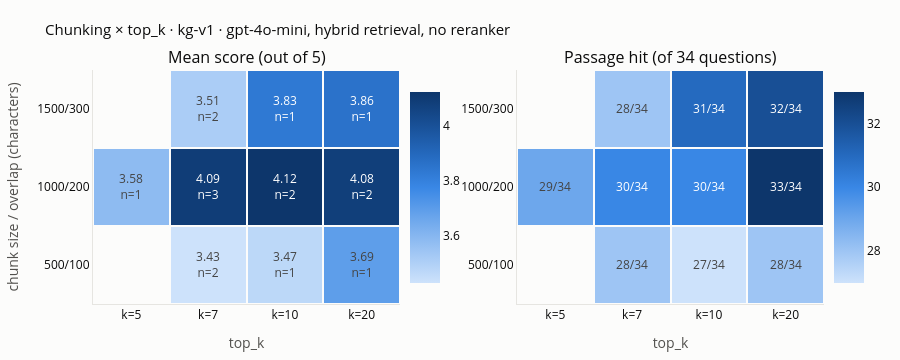

Notebook cell for this chart:
### Markdown cell above
### Chunking × top_k

Only kg-v1 varied the chunking and `top_k`, so this uses kg-v1 (gpt-4o-mini, no reranker, the earlier grading). Repeat runs are averaged; `n` is how many. Passage hit is identical on every run, so it is the steadier of the two for comparing cells.

### Code cell
def chunk_topk_heatmaps() -> go.Figure:
    """kg-v1 only: the one set that varied chunking and top_k. gpt-4o-mini, no reranker."""
    grid = runs_all[
        (runs_all["question_set"] == "kg-v1") & (runs_all["llm"] == "gpt-4o-mini") & ~runs_all["reranked"]
    ]
    cells = grid.groupby(["chunk_size", "chunk", "top_k"]).agg(
        score=("score", "mean"), runs=("score", "size"), passages=("passages", "mean"), of=("with_quotes", "max")
    ).reset_index()
    chunks = cells.sort_values("chunk_size")["chunk"].unique().tolist()
    ks = sorted(cells["top_k"].unique())
    score = cells.pivot(index="chunk", columns="top_k", values="score").reindex(index=chunks, columns=ks)
    passages = cells.pivot(index="chunk", columns="top_k", values="passages").reindex(index=chunks, columns=ks)
    runs = cells.pivot(index="chunk", columns="top_k", values="runs").reindex(index=chunks, columns=ks)
    of = int(cells["of"].max())

    score_text = [[f"{v:.2f}<br>n={int(n)}" if pd.notna(v) else "" for v, n in zip(sr, nr)]
                  for sr, nr in zip(score.values, runs.values)]
    passage_text = [[f"{int(v)}/{of}" if pd.notna(v) else "" for v in pr] for pr in passages.values]
    scale = [[i / (len(SEQUENTIAL) - 1), c] for i, c in enumerate(SEQUENTIAL)]
    columns = [f"k={k}" for k in ks]

    fig = make_subplots(rows=1, cols=2, horizontal_spacing=0.16,
                        subplot_titles=("Mean score (out of 5)", f"Passage hit (of {of} questions)"))
    fig.add_trace(go.Heatmap(
        z=score.values, x=columns, y=chunks, text=score_text, texttemplate="%{text}",
        colorscale=scale, xgap=2, ygap=2, colorbar=dict(x=0.42, len=0.9, title=""),
        hovertemplate="chunk %{y} · %{x}<br>mean score %{z:.2f}<extra></extra>",
    ), row=1, col=1)
    fig.add_trace(go.Heatmap(
        z=passages.values, x=columns, y=chunks, text=passage_text, texttemplate="%{text}",
        colorscale=scale, xgap=2, ygap=2, colorbar=dict(x=1.0, len=0.9, title=""),
        hovertemplate=f"chunk %{{y}} · %{{x}}<br>passage hit %{{z:.0f}}/{of}<extra></extra>",
    ), row=1, col=2)
    fig.update_yaxes(title_text="chunk size / overlap (characters)", row=1, col=1)
    fig.update_xaxes(title_text="top_k", row=1, col=1)
    fig.update_xaxes(title_text="top_k", row=1, col=2)
    fig.update_layout(title=dict(text="Chunking × top_k · kg-v1 · gpt-4o-mini, hybrid retrieval, no reranker",
                                 font_size=15))
    styled(fig, 360)
    fig.update_xaxes(showgrid=False)
    fig.update_yaxes(showgrid=False)
    return fig


chunk_topk_heatmaps().show()

### Figure 1 — Plotly figure (JSON) as saved in the notebook; plotly's stock layout.template omitted (floating-point values rounded to 4 significant figures)
{"data": [{"colorbar": {"len": 0.9, "title": {"text": ""}, "x": 0.42}, "colorscale": [[0, "#cde2fb"], [0.1667, "#9ec5f4"], [0.3333, "#6da7ec"], [0.5, "#3987e5"], [0.6667, "#256abf"], [0.8333, "#184f95"], [1, "#0d366b"]], "hovertemplate": "chunk %{y} · %{x}<br>mean score %{z:.2f}<extra></extra>", "text": [["", "3.43<br>n=2", "3.47<br>n=1", "3.69<br>n=1"], ["3.58<br>n=1", "4.09<br>n=3", "4.12<br>n=2", "4.08<br>n=2"], ["", "3.51<br>n=2", "3.83<br>n=1", "3.86<br>n=1"]], "texttemplate": "%{text}", "type": "heatmap", "x": ["k=5", "k=7", "k=10", "k=20"], "xaxis": "x", "xgap": 2, "y": ["500/100", "1000/200", "1500/300"], "yaxis": "y", "ygap": 2, "z": [[NaN, 3.431, 3.472, 3.694], [3.583, 4.093, 4.125, 4.083], [NaN, 3.514, 3.833, 3.861]]}, {"colorbar": {"len": 0.9, "title": {"text": ""}, "x": 1}, "colorscale": [[0, "#cde2fb"], [0.1667, "#9ec5f4"], [0.3333, "#6da7ec"], [0.5, "#3987e5"], [0.6667, "#256abf"], [0.8333, "#184f95"], [1, "#0d366b"]], "hovertemplate": "chunk %{y} · %{x}<br>passage hit %{z:.0f}/34<extra></extra>", "text": [["", "28/34", "27/34", "28/34"], ["29/34", "30/34", "30/34", "33/34"], ["", "28/34", "31/34", "32/34"]], "texttemplate": "%{text}", "type": "heatmap", "x": ["k=5", "k=7", "k=10", "k=20"], "xaxis": "x2", "xgap": 2, "y": ["500/100", "1000/200", "1500/300"], "yaxis": "y2", "ygap": 2, "z": [[NaN, 28.0, 27.0, 28.0], [29.0, 30.0, 30.0, 33.0], [NaN, 28.0, 31.0, 32.0]]}], "layout": {"annotations": [{"font": {"color": "#0b0b0b", "size": 16}, "showarrow": false, "text": "Mean score (out of 5)", "x": 0.21, "xanchor": "center", "xref": "paper", "y": 1, "yanchor": "bottom", "yref": "paper"}, {"font": {"color": "#0b0b0b", "size": 16}, "showarrow": false, "text": "Passage hit (of 34 questions)", "x": 0.79, "xanchor": "center", "xref": "paper", "y": 1, "yanchor": "bottom", "yref": "paper"}], "font": {"color": "#0b0b0b", "size": 12}, "height": 360, "hoverlabel": {"bgcolor": "white", "font": {"color": "#0b0b0b"}}, "legend": {"font": {"color": "#52514e"}, "orientation": "h", "x": 0, "y": -0.18}, "margin": {"b": 50, "l": 60, "r": 30, "t": 70}, "paper_bgcolor": "#fcfcfb", "plot_bgcolor": "#fcfcfb", "title": {"font": {"size": 15}, "text": "Chunking × top_k · kg-v1 · gpt-4o-mini, hybrid retrieval, no reranker"}, "xaxis": {"anchor": "y", "domain": [0, 0.42], "gridcolor": "#e6e5e1", "linecolor": "#e6e5e1", "showgrid": false, "title": {"font": {"color": "#52514e"}, "text": "top_k"}, "zeroline": false}, "xaxis2": {"anchor": "y2", "domain": [0.58, 1], "gridcolor": "#e6e5e1", "linecolor": "#e6e5e1", "showgrid": false, "title": {"font": {"color": "#52514e"}, "text": "top_k"}, "zeroline": false}, "yaxis": {"anchor": "x", "domain": [0, 1], "gridcolor": "#e6e5e1", "linecolor": "#e6e5e1", "showgrid": false, "title": {"font": {"color": "#52514e"}, "text": "chunk size / overlap (characters)"}, "zeroline": false}, "yaxis2": {"anchor": "x2", "domain": [0, 1], "gridcolor": "#e6e5e1", "linecolor": "#e6e5e1", "showgrid": false, "title": {"font": {"color": "#52514e"}}, "zeroline": false}}}
